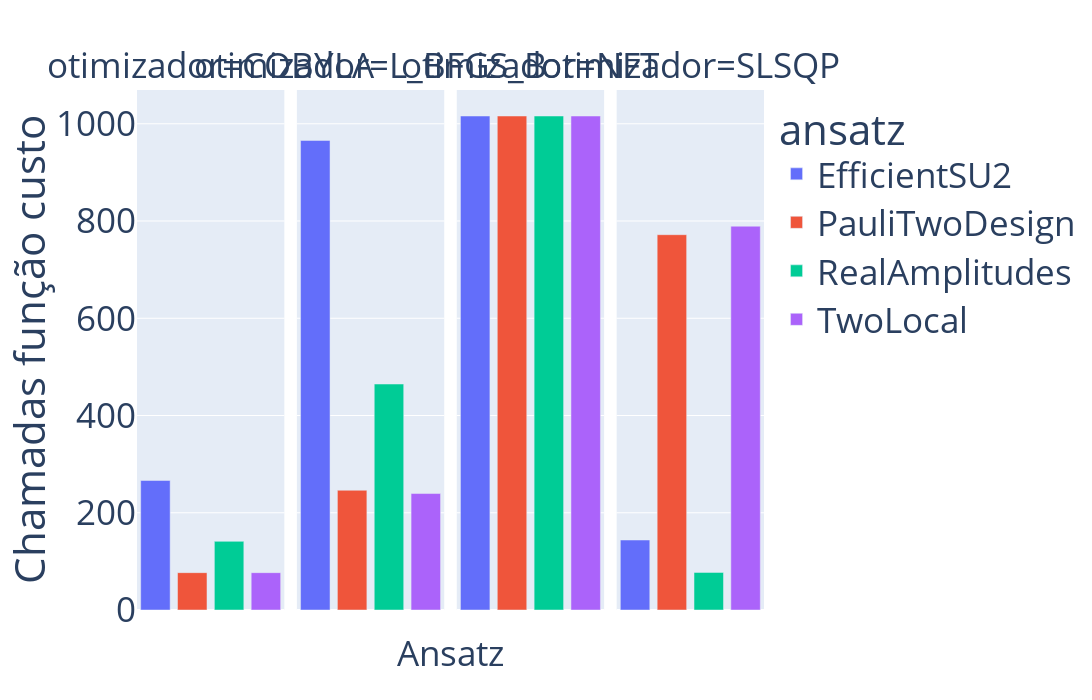

Notebook code for this chart:
### Code cell
df_agg = df_vqe.groupby(['ansatz', 'otimizador'], as_index=False)['quantidade_avaliacoes_total'].mean() # pode ser média, max, min, pois todos os valores sao iguais

fig = px.bar(df_agg, x='ansatz', y='quantidade_avaliacoes_total', color='ansatz', facet_col='otimizador',
             title='', width=width_padrao_display_junto, height=height_padrao_display_junto, 
             )

fig.update_layout(xaxis_title='', yaxis_title='Chamadas função custo', font=tamanho_padrao_fonte, margin=tamanho_padrao_margem)
fig.update_xaxes(showticklabels=False, title_text='')

fig.add_annotation(
    text='Ansatz',
    xref='paper',
    yref='paper',
    x=0.5,
    y=-0.13,
    showarrow=False,
    font=tamanho_padrao_fonte
)

if salvar_figuras:
    nome_figura = f"figuras_vqe/{num_ativos}_{ambiente_backend}_chamadas_funcao_custo_vqe.png"
    fig.write_image(nome_figura, width=width_padrao_salvar_junto, height=height_padrao_salvar_junto)

if mostrar_figuras:
    fig.show()

### Figure 1 — Plotly figure (JSON) as saved in the notebook; plotly's stock layout.template omitted (floating-point values rounded to 4 significant figures)
{"data": [{"alignmentgroup": "True", "hovertemplate": "ansatz=%{x}<br>otimizador=COBYLA<br>quantidade_avaliacoes_total=%{y}<extra></extra>", "legendgroup": "EfficientSU2", "marker": {"color": "#636efa", "pattern": {"shape": ""}}, "name": "EfficientSU2", "offsetgroup": "EfficientSU2", "orientation": "v", "showlegend": true, "textposition": "auto", "type": "bar", "x": ["EfficientSU2"], "xaxis": "x", "y": [266.4], "yaxis": "y"}, {"alignmentgroup": "True", "hovertemplate": "ansatz=%{x}<br>otimizador=L_BFGS_B<br>quantidade_avaliacoes_total=%{y}<extra></extra>", "legendgroup": "EfficientSU2", "marker": {"color": "#636efa", "pattern": {"shape": ""}}, "name": "EfficientSU2", "offsetgroup": "EfficientSU2", "orientation": "v", "showlegend": false, "textposition": "auto", "type": "bar", "x": ["EfficientSU2"], "xaxis": "x2", "y": [965.7], "yaxis": "y2"}, {"alignmentgroup": "True", "hovertemplate": "ansatz=%{x}<br>otimizador=NFT<br>quantidade_avaliacoes_total=%{y}<extra></extra>", "legendgroup": "EfficientSU2", "marker": {"color": "#636efa", "pattern": {"shape": ""}}, "name": "EfficientSU2", "offsetgroup": "EfficientSU2", "orientation": "v", "showlegend": false, "textposition": "auto", "type": "bar", "x": ["EfficientSU2"], "xaxis": "x3", "y": [1016], "yaxis": "y3"}, {"alignmentgroup": "True", "hovertemplate": "ansatz=%{x}<br>otimizador=SLSQP<br>quantidade_avaliacoes_total=%{y}<extra></extra>", "legendgroup": "EfficientSU2", "marker": {"color": "#636efa", "pattern": {"shape": ""}}, "name": "EfficientSU2", "offsetgroup": "EfficientSU2", "orientation": "v", "showlegend": false, "textposition": "auto", "type": "bar", "x": ["EfficientSU2"], "xaxis": "x4", "y": [144.0], "yaxis": "y4"}, {"alignmentgroup": "True", "hovertemplate": "ansatz=%{x}<br>otimizador=COBYLA<br>quantidade_avaliacoes_total=%{y}<extra></extra>", "legendgroup": "PauliTwoDesign", "marker": {"color": "#EF553B", "pattern": {"shape": ""}}, "name": "PauliTwoDesign", "offsetgroup": "PauliTwoDesign", "orientation": "v", "showlegend": true, "textposition": "auto", "type": "bar", "x": ["PauliTwoDesign"], "xaxis": "x", "y": [76.82], "yaxis": "y"}, {"alignmentgroup": "True", "hovertemplate": "ansatz=%{x}<br>otimizador=L_BFGS_B<br>quantidade_avaliacoes_total=%{y}<extra></extra>", "legendgroup": "PauliTwoDesign", "marker": {"color": "#EF553B", "pattern": {"shape": ""}}, "name": "PauliTwoDesign", "offsetgroup": "PauliTwoDesign", "orientation": "v", "showlegend": false, "textposition": "auto", "type": "bar", "x": ["PauliTwoDesign"], "xaxis": "x2", "y": [246.3], "yaxis": "y2"}, {"alignmentgroup": "True", "hovertemplate": "ansatz=%{x}<br>otimizador=NFT<br>quantidade_avaliacoes_total=%{y}<extra></extra>", "legendgroup": "PauliTwoDesign", "marker": {"color": "#EF553B", "pattern": {"shape": ""}}, "name": "PauliTwoDesign", "offsetgroup": "PauliTwoDesign", "orientation": "v", "showlegend": false, "textposition": "auto", "type": "bar", "x": ["PauliTwoDesign"], "xaxis": "x3", "y": [1016], "yaxis": "y3"}, {"alignmentgroup": "True", "hovertemplate": "ansatz=%{x}<br>otimizador=SLSQP<br>quantidade_avaliacoes_total=%{y}<extra></extra>", "legendgroup": "PauliTwoDesign", "marker": {"color": "#EF553B", "pattern": {"shape": ""}}, "name": "PauliTwoDesign", "offsetgroup": "PauliTwoDesign", "orientation": "v", "showlegend": false, "textposition": "auto", "type": "bar", "x": ["PauliTwoDesign"], "xaxis": "x4", "y": [771.9], "yaxis": "y4"}, {"alignmentgroup": "True", "hovertemplate": "ansatz=%{x}<br>otimizador=COBYLA<br>quantidade_avaliacoes_total=%{y}<extra></extra>", "legendgroup": "RealAmplitudes", "marker": {"color": "#00cc96", "pattern": {"shape": ""}}, "name": "RealAmplitudes", "offsetgroup": "RealAmplitudes", "orientation": "v", "showlegend": true, "textposition": "auto", "type": "bar", "x": ["RealAmplitudes"], "xaxis": "x", "y": [141.2], "yaxis": "y"}, {"alignmentgroup": "True", "hovertemplate": "ansatz=%{x}<br>otimizador=L_BFGS_B<br>quantidade_avaliacoes_total=%{y}<extra></extra>", "legendgroup": "RealAmplitudes", "marker": {"color": "#00cc96", "pattern": {"shape": ""}}, "name": "RealAmplitudes", "offsetgroup": "RealAmplitudes", "orientation": "v", "showlegend": false, "textposition": "auto", "type": "bar", "x": ["RealAmplitudes"], "xaxis": "x2", "y": [464.8], "yaxis": "y2"}, {"alignmentgroup": "True", "hovertemplate": "ansatz=%{x}<br>otimizador=NFT<br>quantidade_avaliacoes_total=%{y}<extra></extra>", "legendgroup": "RealAmplitudes", "marker": {"color": "#00cc96", "pattern": {"shape": ""}}, "name": "RealAmplitudes", "offsetgroup": "RealAmplitudes", "orientation": "v", "showlegend": false, "textposition": "auto", "type": "bar", "x": ["RealAmplitudes"], "xaxis": "x3", "y": [1016], "yaxis": "y3"}, {"alignmentgroup": "True", "hovertemplate": "ansatz=%{x}<br>otimizador=SLSQP<br>quantidade_avaliacoes_total=%{y}<extra></extra>", "legendgroup": "RealAmplitudes", "marker": {"color": "#00cc96", "pattern": {"shape": ""}}, "name": "RealAmplitudes", "offsetgroup": "RealAmplitudes", "orientation": "v", "showlegend": false, "textposition": "auto", "type": "bar", "x": ["RealAmplitudes"], "xaxis": "x4", "y": [77.37], "yaxis": "y4"}, {"alignmentgroup": "True", "hovertemplate": "ansatz=%{x}<br>otimizador=COBYLA<br>quantidade_avaliacoes_total=%{y}<extra></extra>", "legendgroup": "TwoLocal", "marker": {"color": "#ab63fa", "pattern": {"shape": ""}}, "name": "TwoLocal", "offsetgroup": "TwoLocal", "orientation": "v", "showlegend": true, "textposition": "auto", "type": "bar", "x": ["TwoLocal"], "xaxis": "x", "y": [76.78], "yaxis": "y"}, {"alignmentgroup": "True", "hovertemplate": "ansatz=%{x}<br>otimizador=L_BFGS_B<br>quantidade_avaliacoes_total=%{y}<extra></extra>", "legendgroup": "TwoLocal", "marker": {"color": "#ab63fa", "pattern": {"shape": ""}}, "name": "TwoLocal", "offsetgroup": "TwoLocal", "orientation": "v", "showlegend": false, "textposition": "auto", "type": "bar", "x": ["TwoLocal"], "xaxis": "x2", "y": [239.5], "yaxis": "y2"}, {"alignmentgroup": "True", "hovertemplate": "ansatz=%{x}<br>otimizador=NFT<br>quantidade_avaliacoes_total=%{y}<extra></extra>", "legendgroup": "TwoLocal", "marker": {"color": "#ab63fa", "pattern": {"shape": ""}}, "name": "TwoLocal", "offsetgroup": "TwoLocal", "orientation": "v", "showlegend": false, "textposition": "auto", "type": "bar", "x": ["TwoLocal"], "xaxis": "x3", "y": [1016], "yaxis": "y3"}, {"alignmentgroup": "True", "hovertemplate": "ansatz=%{x}<br>otimizador=SLSQP<br>quantidade_avaliacoes_total=%{y}<extra></extra>", "legendgroup": "TwoLocal", "marker": {"color": "#ab63fa", "pattern": {"shape": ""}}, "name": "TwoLocal", "offsetgroup": "TwoLocal", "orientation": "v", "showlegend": false, "textposition": "auto", "type": "bar", "x": ["TwoLocal"], "xaxis": "x4", "y": [789.4], "yaxis": "y4"}], "layout": {"annotations": [{"showarrow": false, "text": "otimizador=COBYLA", "x": 0.1175, "xanchor": "center", "xref": "paper", "y": 1, "yanchor": "bottom", "yref": "paper"}, {"showarrow": false, "text": "otimizador=L_BFGS_B", "x": 0.3725, "xanchor": "center", "xref": "paper", "y": 1, "yanchor": "bottom", "yref": "paper"}, {"showarrow": false, "text": "otimizador=NFT", "x": 0.6275, "xanchor": "center", "xref": "paper", "y": 1, "yanchor": "bottom", "yref": "paper"}, {"showarrow": false, "text": "otimizador=SLSQP", "x": 0.8825, "xanchor": "center", "xref": "paper", "y": 1, "yanchor": "bottom", "yref": "paper"}, {"font": {"size": 35}, "showarrow": false, "text": "Ansatz", "x": 0.5, "xref": "paper", "y": -0.13, "yref": "paper"}], "barmode": "relative", "font": {"size": 35}, "height": 700, "legend": {"title": {"text": "ansatz"}, "tracegroupgap": 0}, "margin": {"b": 90, "l": 90, "r": 90, "t": 90}, "width": 3200, "xaxis": {"anchor": "y", "categoryarray": ["EfficientSU2", "PauliTwoDesign", "RealAmplitudes", "TwoLocal"], "categoryorder": "array", "domain": [0, 0.235], "showticklabels": false, "title": {"text": ""}}, "xaxis2": {"anchor": "y2", "categoryarray": ["EfficientSU2", "PauliTwoDesign", "RealAmplitudes", "TwoLocal"], "categoryorder": "array", "domain": [0.255, 0.49], "matches": "x", "showticklabels": false, "title": {"text": ""}}, "xaxis3": {"anchor": "y3", "categoryarray": ["EfficientSU2", "PauliTwoDesign", "RealAmplitudes", "TwoLocal"], "categoryorder": "array", "domain": [0.51, 0.745], "matches": "x", "showticklabels": false, "title": {"text": ""}}, "xaxis4": {"anchor": "y4", "categoryarray": ["EfficientSU2", "PauliTwoDesign", "RealAmplitudes", "TwoLocal"], "categoryorder": "array", "domain": [0.765, 1.0], "matches": "x", "showticklabels": false, "title": {"text": ""}}, "yaxis": {"anchor": "x", "domain": [0, 1], "title": {"text": "Chamadas função custo"}}, "yaxis2": {"anchor": "x2", "domain": [0, 1], "matches": "y", "showticklabels": false}, "yaxis3": {"anchor": "x3", "domain": [0, 1], "matches": "y", "showticklabels": false}, "yaxis4": {"anchor": "x4", "domain": [0, 1], "matches": "y", "showticklabels": false}}}
